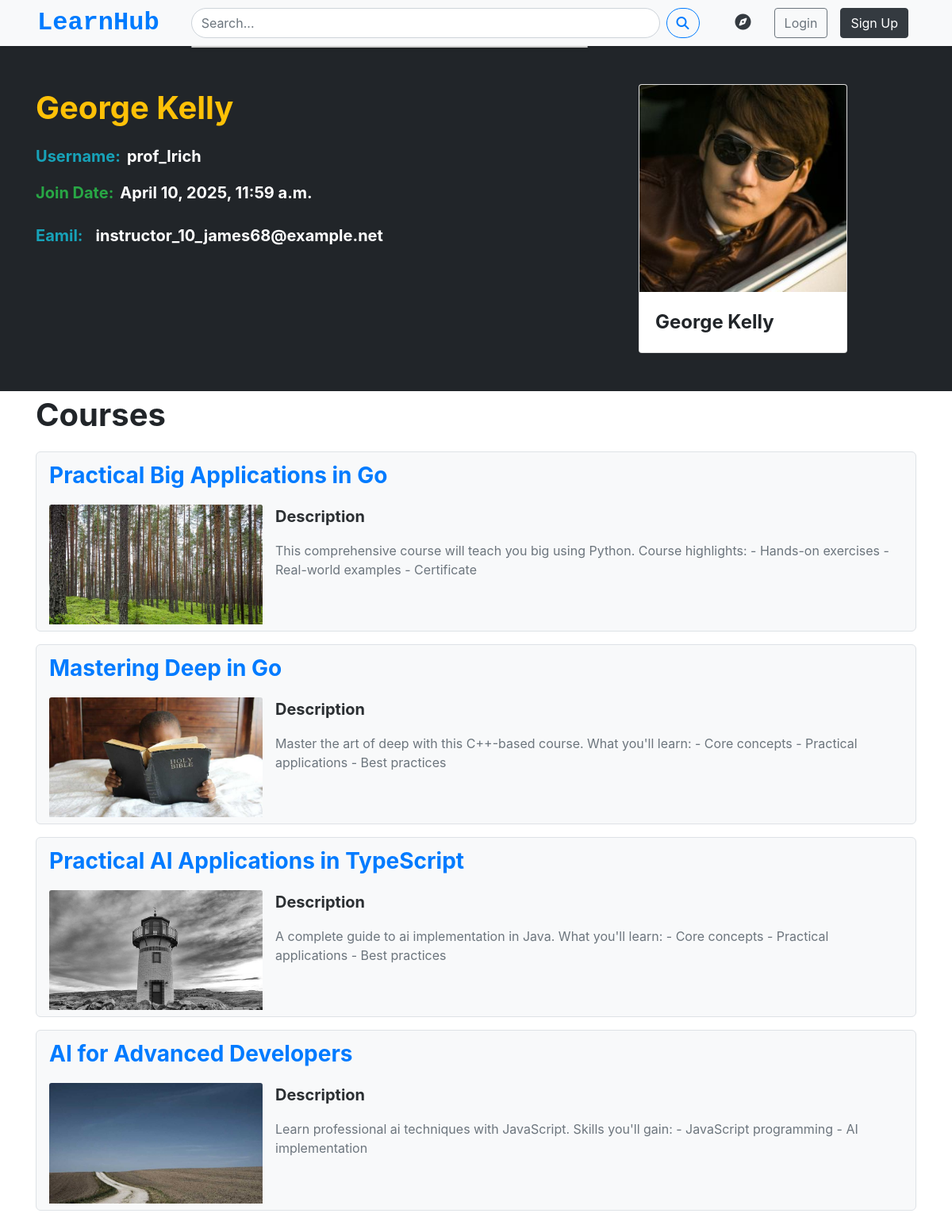
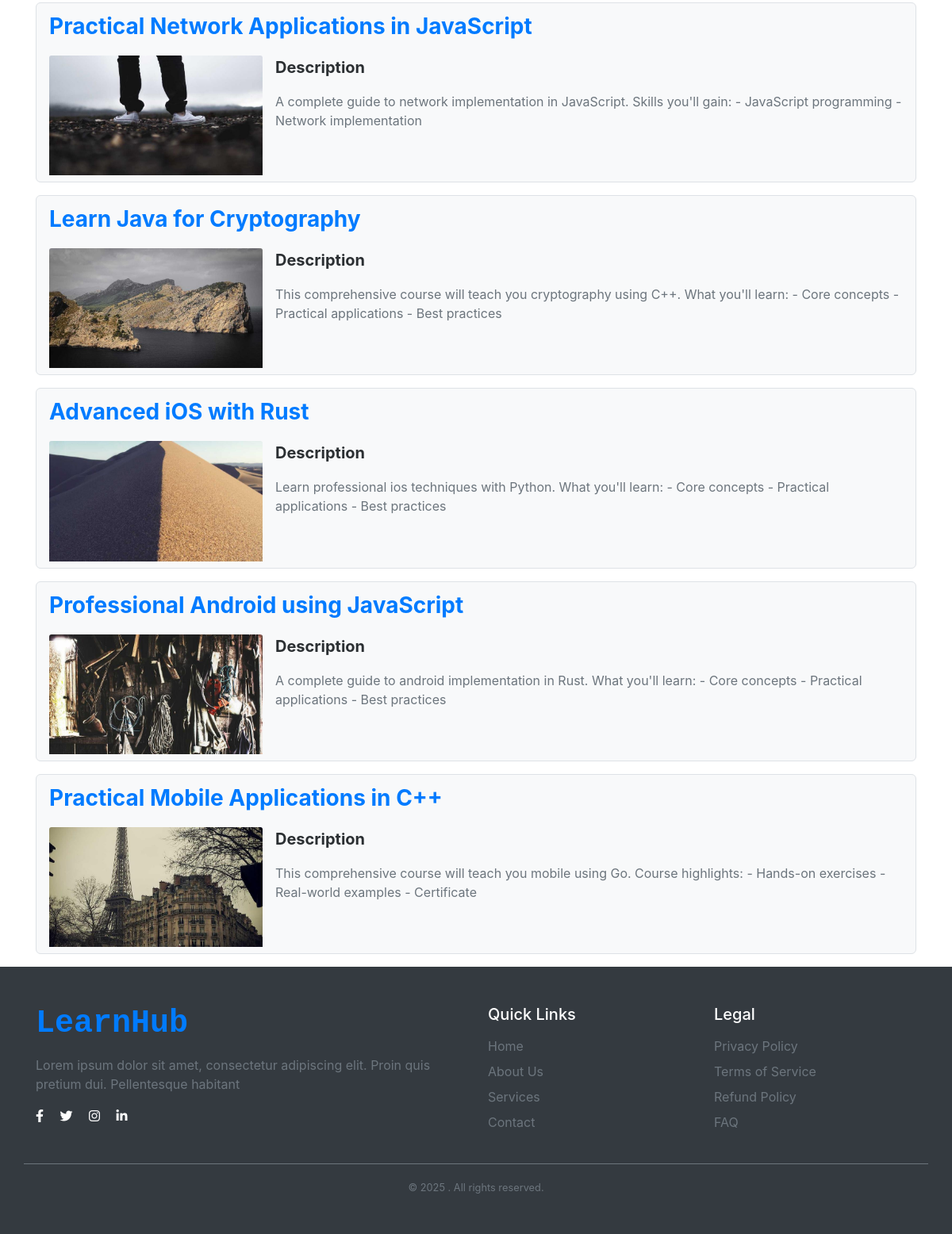
Page /users/instructor/123/ on the committed database (2 pictures, top to bottom).
### users/models.py (models this page shows, shortened)
class CustomUser(AbstractUser):
    avatar = models.ImageField(upload_to='avatars/',default='blank_profile.png',blank=True)
    bio = models.TextField(blank=True)
    email = models.EmailField(unique=True)
    username = models.CharField(max_length=30,unique=False,blank=False)
    is_instructor = models.BooleanField(default=False)
    profile_public = models.BooleanField(default=False)
    USERNAME_FIELD = 'email'
    REQUIRED_FIELDS = ['username']
    objects = CustomUserManager()
    facebook_url = models.URLField(blank=True, null=True)
    twitter_url = models.URLField(blank=True, null=True)
    instagram_url = models.URLField(blank=True, null=True)
    linkedin_url = models.URLField(blank=True, null=True)

### courses/models.py (models this page shows, shortened)
class Course(models.Model):
    title = models.CharField(max_length=200)
    description = models.TextField()
    category = models.ForeignKey(
        CourseCategory,
        on_delete=models.SET_NULL,
        null=True
    )
    tags = models.ManyToManyField(Tag, blank=True)
    instructor = models.ForeignKey(
        settings.AUTH_USER_MODEL,
        on_delete=models.CASCADE,
        related_name='taught_courses'
    )
    LEVEL_CHOICES = [
        ('BG', 'Beginner'),
        ('IM', 'Intermediate'),
        ('AD', 'Advanced'),
    ]
    price = models.DecimalField(max_digits=10, decimal_places=2)
    is_free = models.BooleanField(default=False)
    created_at = models.DateTimeField(auto_now_add=True)
    updated_at = models.DateTimeField(auto_now=True)
    is_published = models.BooleanField(default=False)
    level = models.CharField(max_length=2, choices=LEVEL_CHOICES, default='BG')
    thumbnail = models.ImageField(upload_to='course_thumbnails/')
    average_rating = models.FloatField(default=0.0)
    rating_count = models.PositiveIntegerField(default=0)

### users/views.py (the view)
# urls.py: path('instructor/<int:instructor_id>/', views.instructor_detail, name='instructor_detail'),
def instructor_detail(request, instructor_id):
    instructor = CustomUser.objects.filter(is_instructor=True, id=instructor_id)
    courses = Course.objects.filter(instructor=instructor_id)
    context = {
        "instructor": instructor,
        "courses": courses,
    }
    return render(request, 'instructor_detail.html', context)

### templates/instructor_detail.html (shortened to what this page needs)
{% extends "base.html" %}
{% block content %}
{% for item in instructor %}
<div class="text-bg-dark">
    <div class="container pb-5">
        <div class="row">
            <div class="col-8 mt-4 pt-4">
                <div class="d-flex">
                    <div class="position-relative w-75">
                        <p class="fs-1 fw-bold text-warning ">{{ item.first_name }} {{ item.last_name }}</p>
                        <div class="d-flex mb-2">
                            <div class="me-2 fs-5 text-info fw-bold">Username: </div>
                            <div class="fs-5 fw-bold">{{ item.username }}</div>
                        </div>
                    </div>
                </div>
                <div class="d-flex my-2">
                    <p class="me-2 fw-bold text-success fs-5">Join Date: </p>
                    <p class="fs-5 fw-bold">{{ item.date_joined }}</p>
                </div>
                <div class="d-flex my-2">
                    <div class="me-2 text-info fw-bold fs-5">Eamil: </div>
                    <div class="ms-2 fs-5 fw-bold">{{ item.email }}</div>
                </div>
            </div>
            <div class="col mt-4 pt-4">
                <div class="card w-75">
                    <img src="{{ item.avatar.url }}" class="card-img-top" alt="...">
                    <div class="card-body">
                        <p class="card-text fs-4 fw-bold">{{ item.first_name }} {{ item.last_name }}</p>
                    </div>
                </div>
            </div>
        </div>
    </div>
</div>
{% endfor %}
<div class="bg-white">
    <div class="container bg-white">
        <p class="fs-1 fw-bold">Courses</p>
        {% for item in courses %}
        <div class="border rounded-2 my-3 py-2 px-3 bg-light" onclick="window.location.href='{% url 'course_detail' item.id %}';" style="cursor: pointer;">
            <div class="d-flex">
                <p class="fs-3 text-primary fw-bold">{{ item.title }}</p>
            </div>
            <div class="d-flex">
                <img src="{{ item.thumbnail.url }}" class="card-img-top w-25" alt="...">
                <div class="d-flex ms-3 flex-column">
                    <p class="fs-5 text-secondary-emphasis fw-bold">Description</p>
                    <p class="fs-6 text-secondary">{{ item.description }}</p>
                </div>
            </div>
        </div>
        {% endfor %}
    </div>
</div>
{% endblock %}

### static/css/style.css (style rules this page uses)
body { box-sizing: border-box; margin: 0; padding: 0; }

### rows in the picture
CustomUser: first_name "George", last_name "Kelly", username "prof_lrich", date_joined "April 10, 2025, 11:59 a.m.", email "instructor_10_james68@example.net", avatar (picture)
Course: title "Practical Big Applications in Go", thumbnail (picture), description "This comprehensive course will teach you big using Python. Course highlights: - Hands-on exercises - Real-world examples - Certificate"
Course: title "Mastering Deep in Go", thumbnail (picture), description "Master the art of deep with this C++-based course. What you'll learn: - Core concepts - Practical applications - Best practices"
Course: title "Practical AI Applications in TypeScript", thumbnail (picture), description "A complete guide to ai implementation in Java. What you'll learn: - Core concepts - Practical applications - Best practices"
Course: title "AI for Advanced Developers", thumbnail (picture), description "Learn professional ai techniques with JavaScript. Skills you'll gain: - JavaScript programming - AI implementation"
Course: title "Practical Network Applications in JavaScript", thumbnail (picture), description "A complete guide to network implementation in JavaScript. Skills you'll gain: - JavaScript programming - Network implementation"
Course: title "Learn Java for Cryptography", thumbnail (picture), description "This comprehensive course will teach you cryptography using C++. What you'll learn: - Core concepts - Practical applications - Best practices"
Course: title "Advanced iOS with Rust", thumbnail (picture), description "Learn professional ios techniques with Python. What you'll learn: - Core concepts - Practical applications - Best practices"
Course: title "Professional Android using JavaScript", thumbnail (picture), description "A complete guide to android implementation in Rust. What you'll learn: - Core concepts - Practical applications - Best practices"
Course: title "Practical Mobile Applications in C++", thumbnail (picture), description "This comprehensive course will teach you mobile using Go. Course highlights: - Hands-on exercises - Real-world examples - Certificate"
